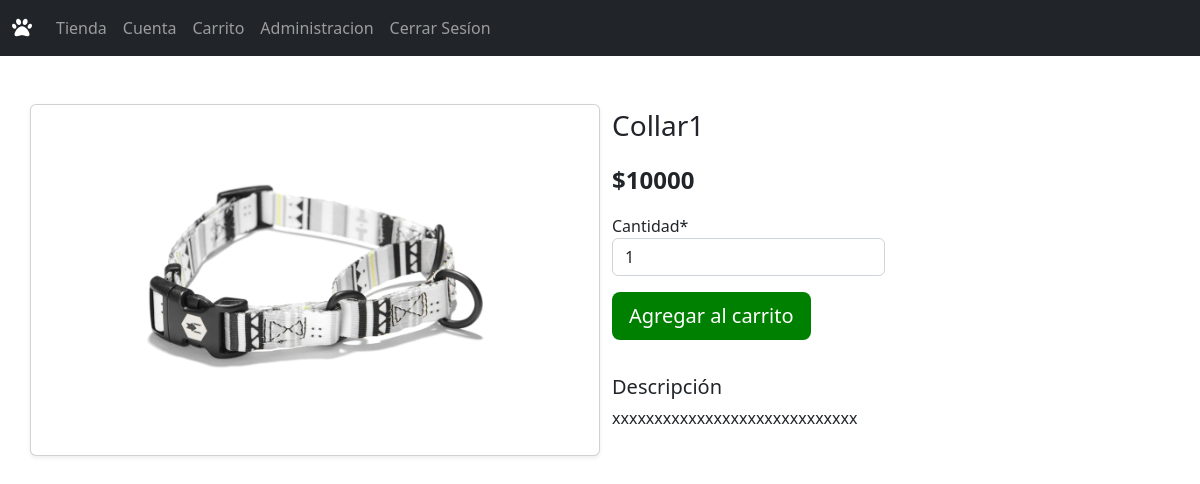
The app's page /producto/10 (signed in), older data.
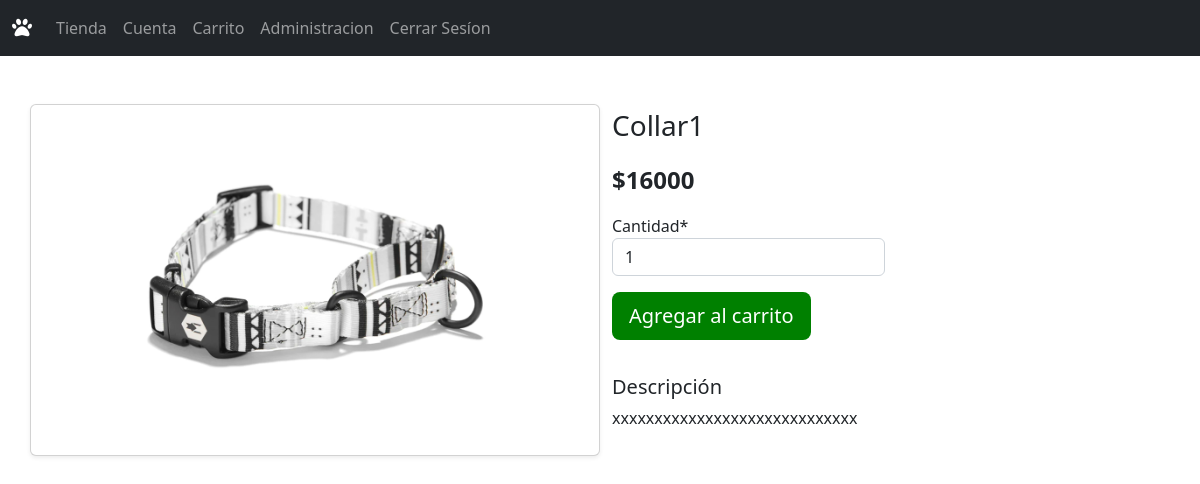
The same page, newer data.
### core/models.py (models this page shows, shortened)
class Producto(models.Model):
    nombre = models.CharField(max_length=50)
    precio = models.IntegerField()
    stock = models.IntegerField()
    descripcion = models.CharField(max_length=250)
    tipo = models.ForeignKey(TipoProducto, on_delete=models.CASCADE)
    fecha = models.DateField()
    imagen = models.ImageField(null=True, blank=True)
    vigente = models.BooleanField()

### core/views.py (the view)
# urls.py: path('producto/<id>', producto, name="producto"),
def producto(request, id):
    producto = Producto.objects.get(id=id)
    cliente = Cliente.objects.get(usuario=request.user.username)
    data = {
        'producto': producto,
        'usuario': request.user.username,
        'form' : CantidadForm(initial={'cantidad': 1})
    }
    if request.method == 'POST':
        formulario = CantidadForm(request.POST, files=request.FILES) # OBTIENE LA DATA DEL FORMULARIO
        if formulario.is_valid():
            carrito = Carrito.objects.create(cliente=cliente,producto=producto,cantidad=formulario.data["cantidad"])
    return render(request, ('core/producto.html'), data)

### core/forms.py
class CantidadForm (ModelForm):
    cantidad = forms.IntegerField(min_value=1, max_value=5 ,widget=forms.NumberInput(attrs={"placeholder":"Ingrese Cantidad"}))
    class Meta:
        model = Carrito
        fields = ['cantidad']

### core/templates/core/producto.html (shortened to what this page needs)
{% extends 'core/base.html' %}
{% load static%}
{% load crispy_forms_tags %}
{% block contenido %}
<div class="container py-5">
  <div class="row">
    <div class="col-sm-6 col-izq ">
      <div class="row producto">
        <div class="card shadow-sm">
          <img src="{{ producto.imagen.url }}" class="responsiveProd" width="100%" height="350">
        </div>
      </div>
    </div>
    <div class="col-sm-6">
      <form action="" method="POST">
        <div class="col-6">
          <p class="fs-3">{{ producto.nombre }}</p>
          <p class="fs-4 fw-bold">${{ producto.precio }}</p>
          {{form | crispy}}
        </div>
        <div class="col-12">
          {% if user.is_authenticated %}
          <div class="col-12">
            <input type="submit" class="btn btn-verde btn-lg my-3" value="Agregar al carrito">
          </div>
          {% endif %}
        </div>
      </form>
      <div class="col-12 mt-3">
        <p class="fs-5 my-1">Descripción</p>
        <p class="fs-6 my-1">{{ producto.descripcion }}</p>
      </div>
    </div>
  </div>
  {% endblock %}

Row changes from the older to the newer data that the page shows:
changed Producto "Collar1": precio "10000" → "16000"
